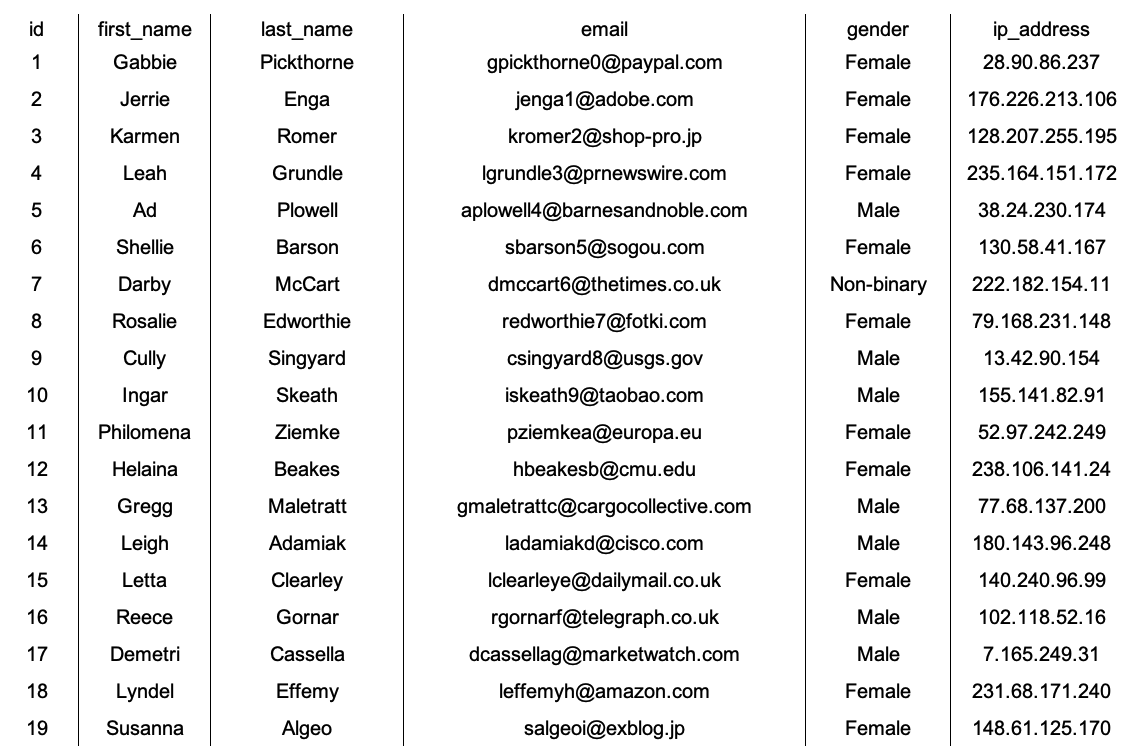
#> input picture dfx-web/TSRServer/bgProcess/tsr/test/00_partially_v.png, 1125 x 753 px
$ python classifier.py
#> lines starting #> are read from the running program, lines starting #| are printed output that depends on the picture; after the words box and inside, x2 and y2 are one past the last pixel; in counts of white or black regions, pixels touching at a corner belong together
#> further down, image is the input picture: shape (753, 1125, 3); min 0, max 255, mean 236.3
import cv2
import numpy as np
from utils import sort_contours, cv2_imshow


class Classifier:
    """
    Table Detection -> Table( point )

    classes : bordered, vertical, horizontal, partially
    """
    def __init__(self):
        pass

    def classify(self, original_image: np.ndarray):
        ver_trigger = True
        hor_trigger = True
        partially_trigger = True
        ver_counter = []
        hor_counter = []

        img_height, img_width, c = original_image.shape
#> img_height = 753; img_width = 1125; c = 3
        # print("height : ", img_height, ", width : ", img_width)
        # print("width / 0.15 : ", img_width * 0.85)

        img_v_thresh = int(img_width * 0.85)
#> img_v_thresh = 956
        img_h_thresh = int(img_height * 0.85)
#> img_h_thresh = 640

        img_vh = self.pre_process(original_image)
        cv2.imwrite("output/img_vh.png", img_vh)
        img_vh_transpose = img_vh.T

        # 가로선 검사
        for i in range(img_height):
            h_line_sum = int(sum(img_vh[i]) / 128)
            if h_line_sum > img_v_thresh:
                hor_trigger = False

        print("hor_trigger : ", hor_trigger)

        # 세로선 검사
        for i in range(img_height):
            v_line_sum = int(sum(img_vh_transpose[i]) / 128)
            if v_line_sum > img_h_thresh:
                ver_trigger = False
        print("ver_trigger : ", ver_trigger)

        result = {
            "vertical": ver_trigger,
            "horizontal": hor_trigger,
            # "partially": partially_trigger,
        }

        return result

    def pre_process(self, image):
        img = cv2.cvtColor(image, cv2.COLOR_BGR2GRAY)
        img_height, img_width = img.shape
#> img_height = 753; img_width = 1125

        thresh, img_bin = cv2.threshold(img, 180, 255, cv2.THRESH_BINARY)
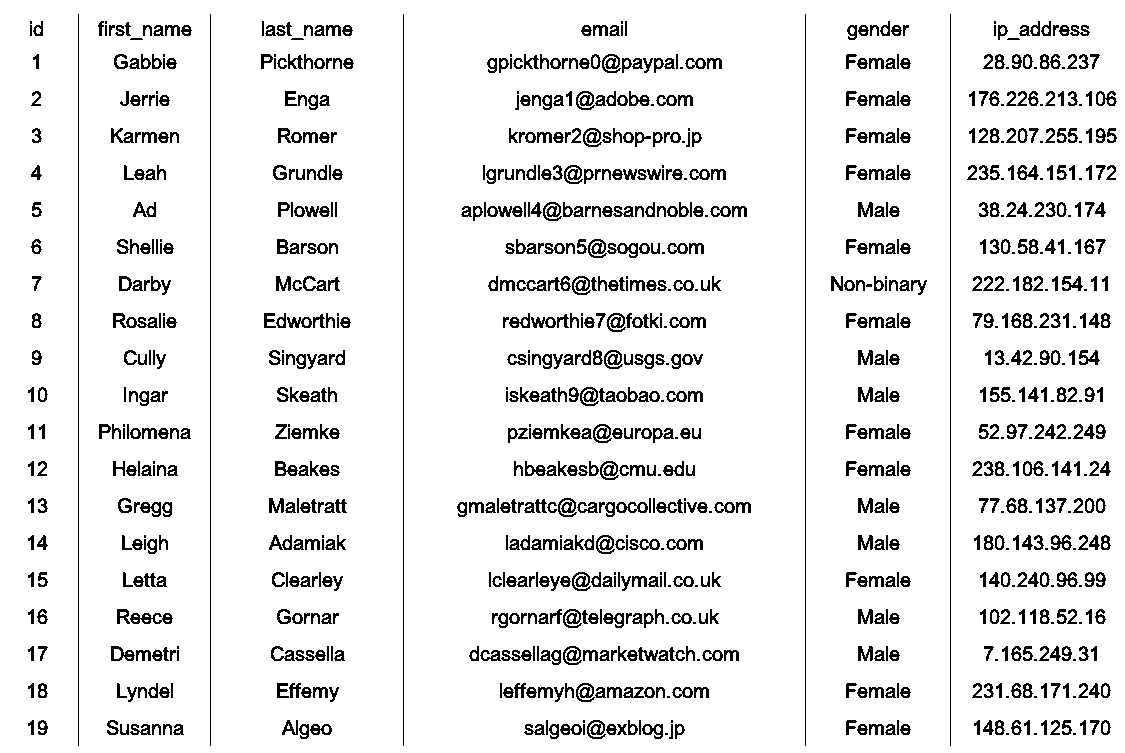
#> img_bin: shape (753, 1125); 91.3% white; black in thin lines or dots

        img_bin_inv = 255 - img_bin
#> img_bin_inv: shape (753, 1125); 8.7% white in thin lines or dots

        kernel_len_ver = max(10, img_height // 50)
#> kernel_len_ver = 15
        kernel_len_hor = max(10, img_width // 50)
#> kernel_len_hor = 22
        ver_kernel = cv2.getStructuringElement(cv2.MORPH_RECT,
                                               (1, kernel_len_ver))  # shape (kernel_len, 1) inverted! xD

        hor_kernel = cv2.getStructuringElement(cv2.MORPH_RECT, (kernel_len_hor, 1))  # shape (1,kernel_ken) xD

        kernel = cv2.getStructuringElement(cv2.MORPH_RECT, (2, 2))

        # Use vertical kernel to detect and save the vertical lines in a jpg
        image_1 = cv2.erode(img_bin_inv, ver_kernel, iterations=3)
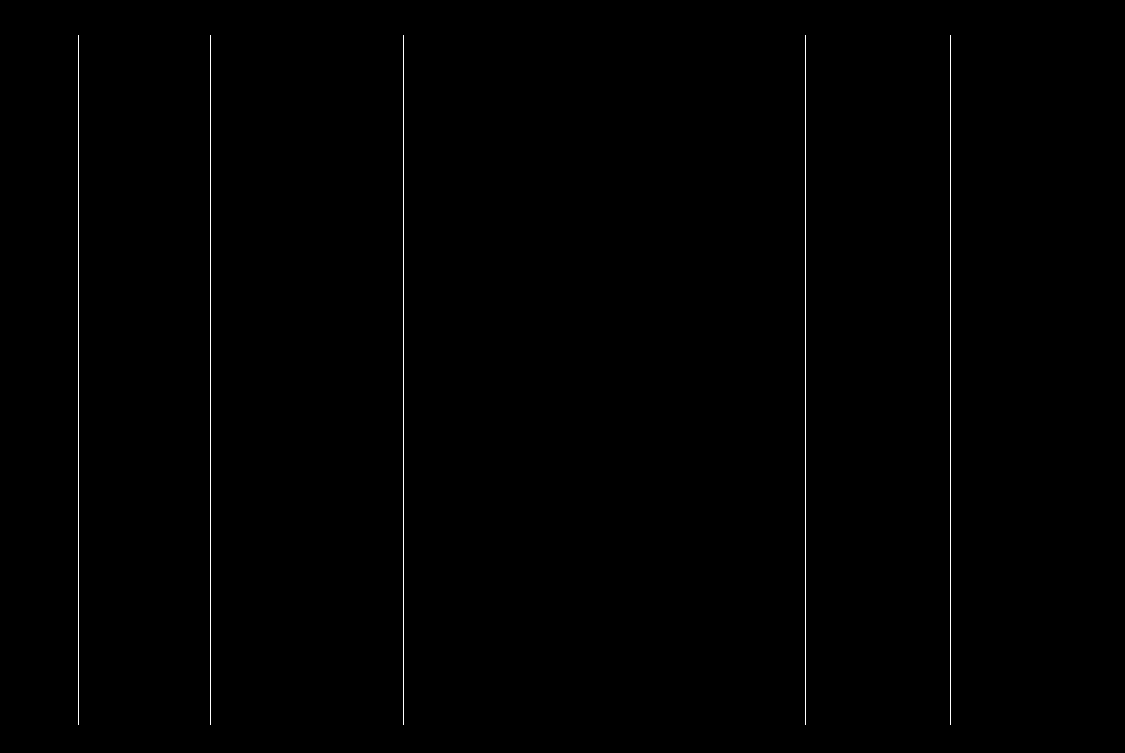
#> image_1: shape (753, 1125); 0.41% white in thin lines or dots, all inside (x1, y1, x2, y2) = (78, 35, 951, 725)
        vertical_lines = cv2.dilate(image_1, ver_kernel, iterations=4)
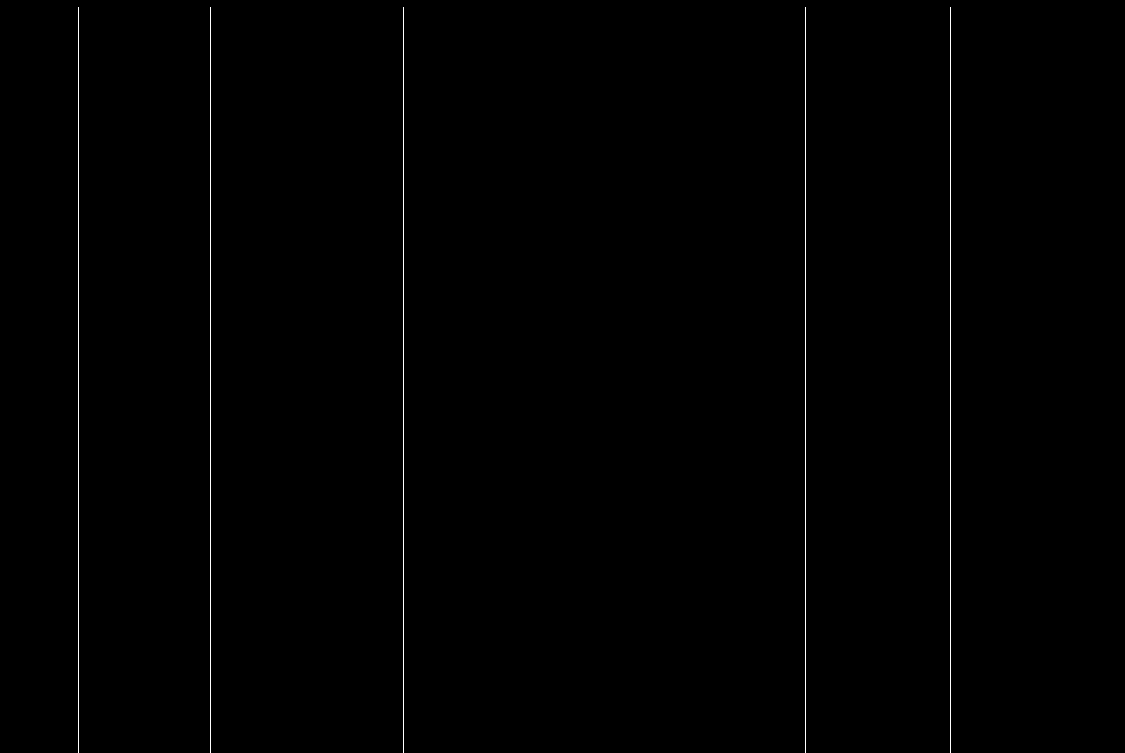
#> vertical_lines: shape (753, 1125); 0.44% white in thin lines or dots, all inside (x1, y1, x2, y2) = (78, 7, 951, 753)
        # Plot the generated image

        # Use horizontal kernel to detect and save the horizontal lines in a jpg
        image_2 = cv2.erode(img_bin_inv, hor_kernel, iterations=3)
#> image_2: shape (753, 1125); every value is 0
        horizontal_lines = cv2.dilate(image_2, hor_kernel, iterations=4)

        # Combine horizontal and vertical lines in a new third image, with both having same weight.
        img_vh = cv2.addWeighted(vertical_lines, 0.5, horizontal_lines, 0.5, 0.0)
        return img_vh


if __name__ == '__main__':
    classifier = Classifier()
    image = cv2.imread('test/00_partially_v.png')
    print(classifier.classify(image))
#> in classify, `img_vh_transpose = img_vh.T`:
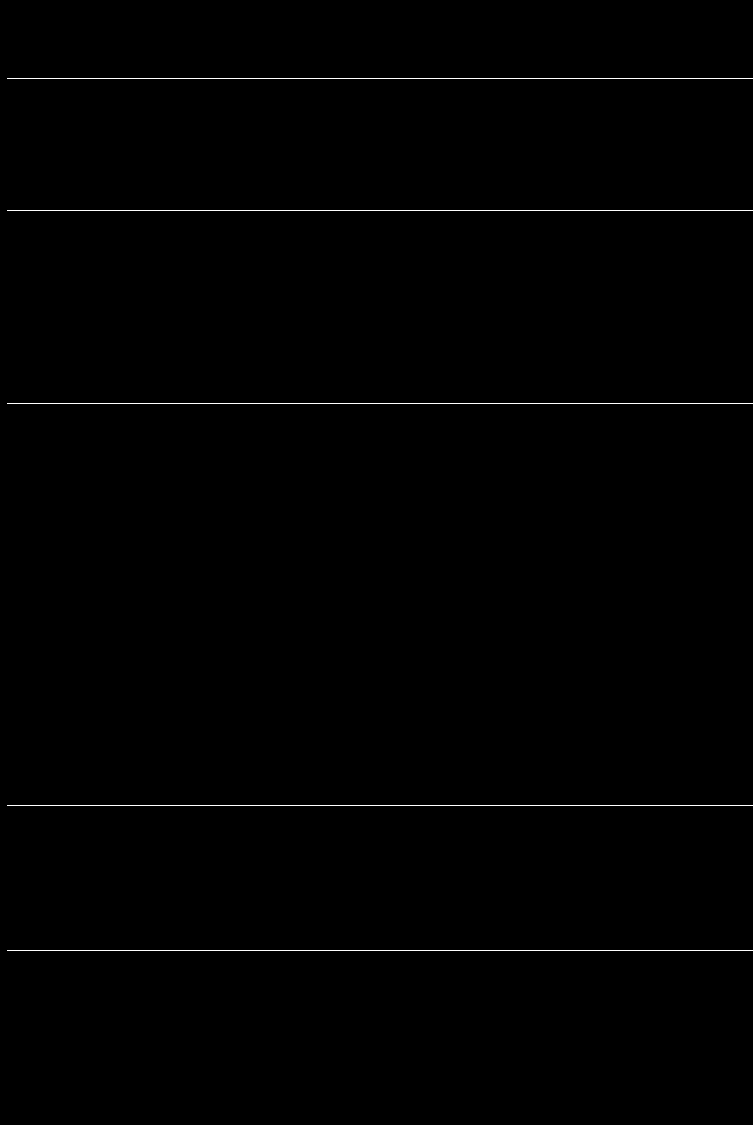
#> img_vh_transpose: shape (1125, 753); values 0 (black) and 128 (white), 0.44% white in thin lines or dots, all inside (x1, y1, x2, y2) = (7, 78, 753, 951)
#> the loop in classify, `for i in range(img_height):` made 753 passes
#> h_line_sum on passes 1 to 3: 0, 0, 0
#> the loop in classify, `for i in range(img_height):` made 753 passes
#| ver_trigger :  False
#| {'vertical': False, 'horizontal': True}

$ run again, with dfx-web/TSRServer/bgProcess/tsr/test/bordered_ex.png copied over dfx-web/TSRServer/bgProcess/tsr/test/00_partially_v.png
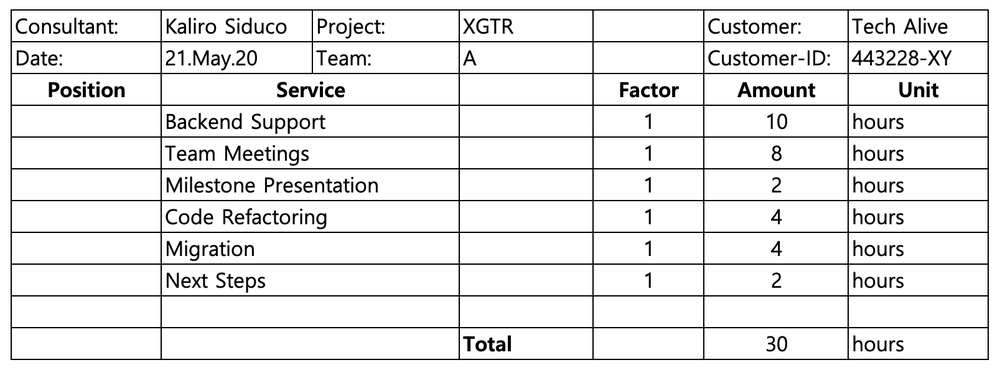
#> input picture dfx-web/TSRServer/bgProcess/tsr/test/bordered_ex.png, 1000 x 370 px, shrunk from 1607 x 594 before the run
#> image is the input picture: shape (370, 1000, 3); min 0, max 255, mean 232.5
#> in pre_process, `thresh, img_bin = cv2.threshold(img, 180, 255, cv2.THRESH_BINARY)`:
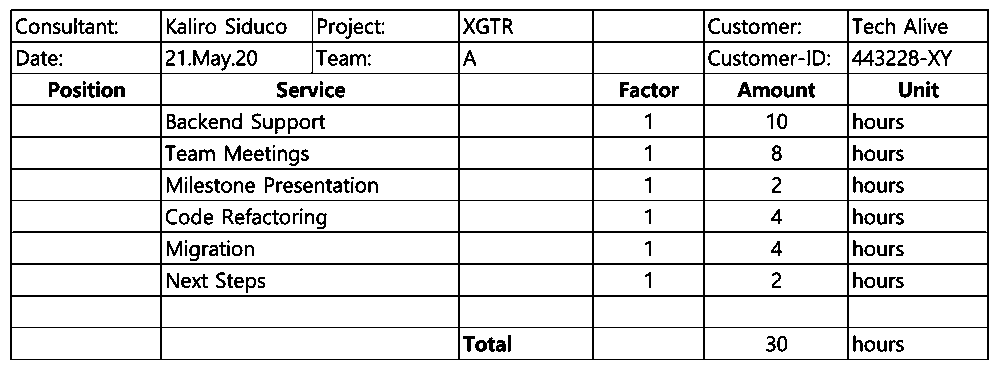
#> img_bin: shape (370, 1000); 89% white; black in thin lines or dots
#> img_bin_inv: shape (370, 1000); 11% white in thin lines or dots
#> image_1: shape (370, 1000); 1.2% white in thin lines or dots, all inside (x1, y1, x2, y2) = (10, 24, 989, 348)
#> vertical_lines: shape (370, 1000); 1.4% white in thin lines or dots
#> image_2: shape (370, 1000); 5% white in thin lines or dots, all inside (x1, y1, x2, y2) = (40, 9, 962, 360)
#> horizontal_lines: shape (370, 1000); 5.4% white in thin lines or dots
#> in classify, `img_vh_transpose = img_vh.T`:
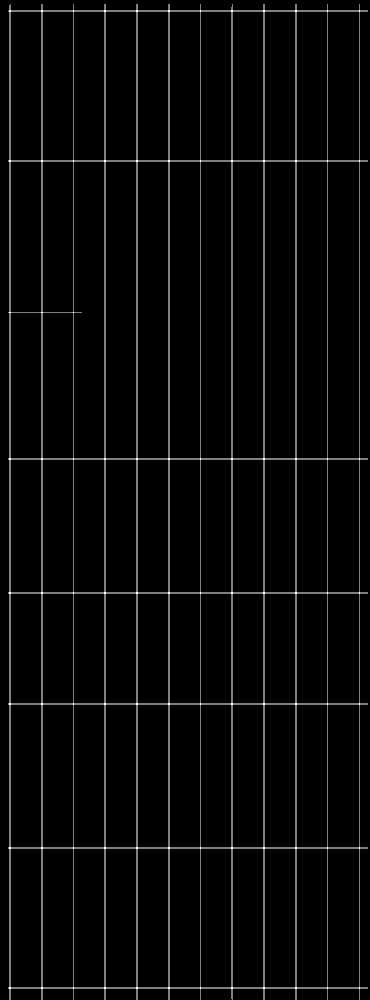
#> img_vh_transpose: shape (1000, 370); min 0, max 255, mean 8.7
#> the loop in classify, `for i in range(img_height):` made 370 passes
#> h_line_sum on passes 1 to 8: 0, 0, 0, 0, 0, 0, 0, 0
#| hor_trigger :  False
#> the loop in classify, `for i in range(img_height):` made 370 passes
#> v_line_sum on passes 1 to 8: 0, 0, 0, 0, 18, 19, 19, 20
#| ver_trigger :  False
#| {'vertical': False, 'horizontal': False}

$ run again, with dfx-web/TSRServer/bgProcess/tsr/test/bordered_example.png copied over dfx-web/TSRServer/bgProcess/tsr/test/00_partially_v.png
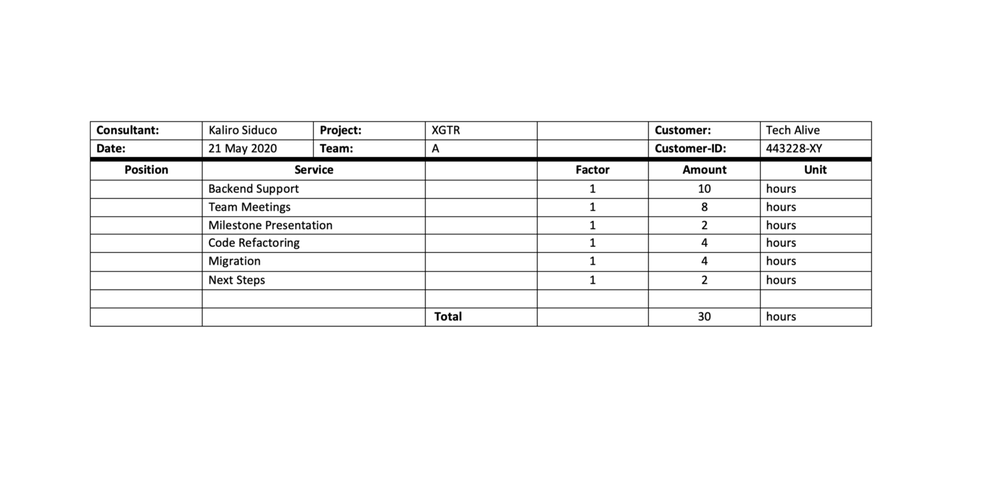
#> input picture dfx-web/TSRServer/bgProcess/tsr/test/bordered_example.png, 1000 x 478 px, shrunk from 1502 x 718 before the run
#> image is the input picture: shape (478, 1000, 3); min 0, max 255, mean 245.9
#> in pre_process, `thresh, img_bin = cv2.threshold(img, 180, 255, cv2.THRESH_BINARY)`:
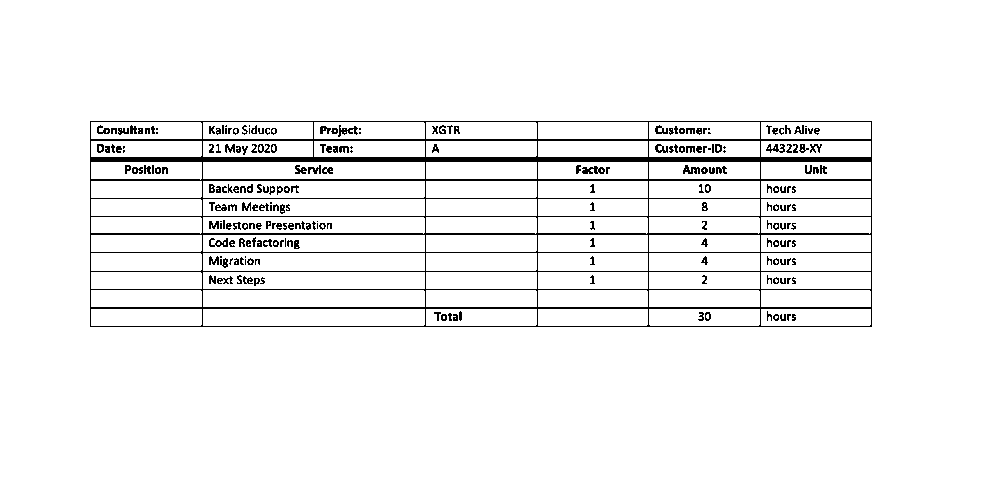
#> img_bin: shape (478, 1000); 95% white; black in thin lines or dots, all inside (x1, y1, x2, y2) = (90, 121, 872, 327)
#> image_1: shape (478, 1000); 0.27% white in thin lines or dots, all inside (x1, y1, x2, y2) = (90, 136, 872, 315)
#> vertical_lines: shape (478, 1000); 0.33% white in thin lines or dots, all inside (x1, y1, x2, y2) = (90, 120, 872, 335)
#> image_2: shape (478, 1000); 3% white; 12 white regions, largest, box (x1, y1, x2, y2) and area: (120, 157, 845, 162) 3625, (120, 139, 845, 141) 1450, (120, 307, 845, 309) 1450
#> horizontal_lines: shape (478, 1000); 3.4% white in thin lines or dots, all inside (x1, y1, x2, y2) = (84, 121, 885, 327)
#> in classify, `img_vh_transpose = img_vh.T`:
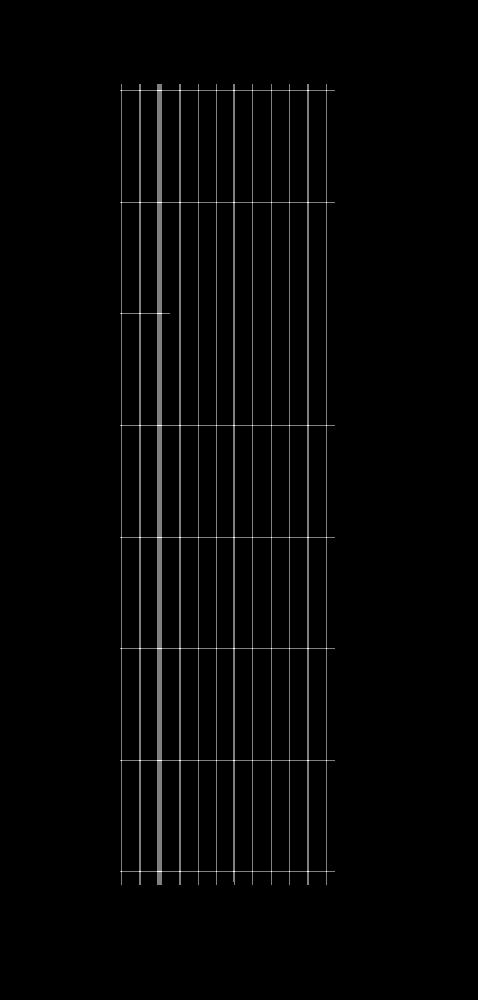
#> img_vh_transpose: shape (1000, 478); min 0, max 255, mean 4.7
#| {'vertical': True, 'horizontal': True}
